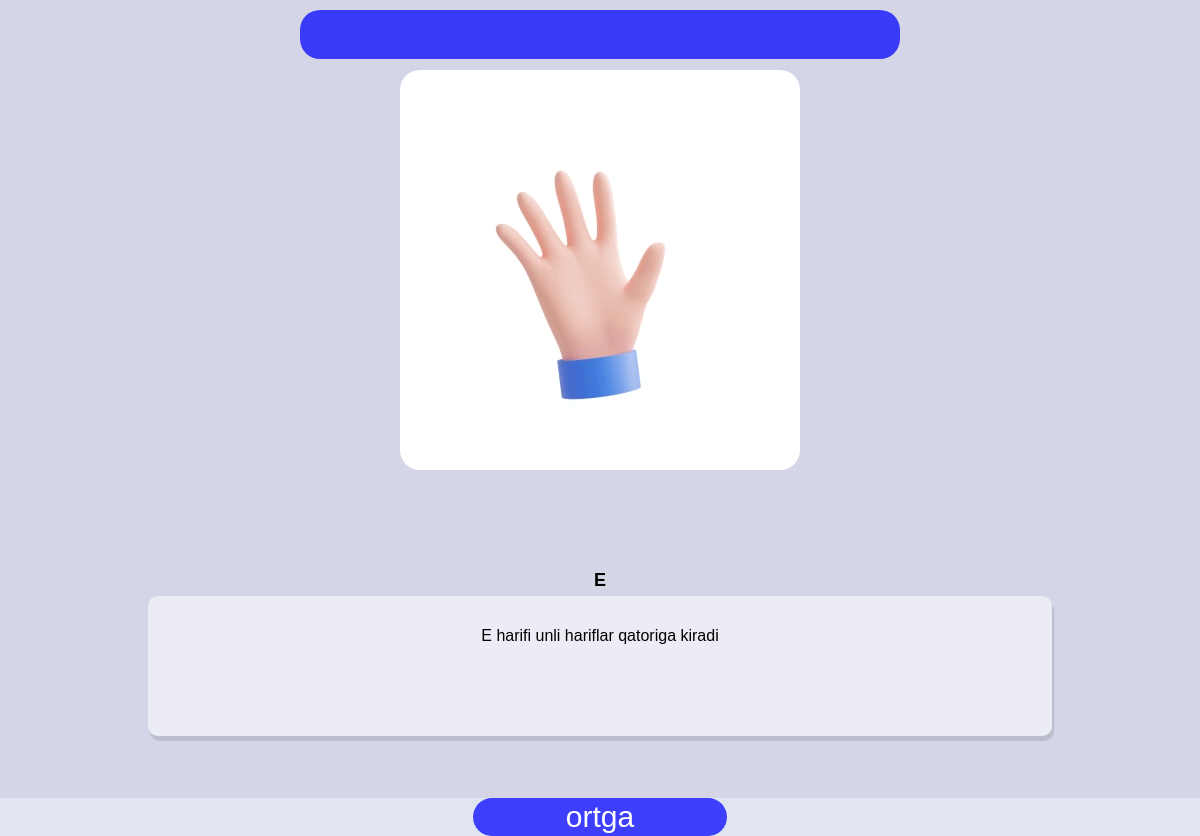
The app's page /OneSoz/13 with its own data.
### asosiy/models.py (models this page shows, shortened)
class Sozlar(models.Model):
    bolim_fk=models.ForeignKey(Bolim,on_delete=models.CASCADE)
    nom=models.CharField(max_length=70)
    izhoh=models.TextField()
    gif=models.FileField()

### asosiy/views.py (the view)
# urls.py: path('OneSoz/<int:pk>', OneSozView.as_view()),
class OneSozView(View):
    def get(self,request,pk):
        one_soz=Sozlar.objects.get(id=pk)
        data={
            'one_soz':one_soz
        }
        return render(request,'workspace.html',data)

### templates/workspace.html (shortened to what this page needs)
<!DOCTYPE html>
<html lang="en">
<head>
    {% load static %}
    <link rel="stylesheet" href="{% static 'main.css' %}">
</head>
<body>
    <header>
        <div class="box_header">
        </div>
      </header>
      <div class="work_space">
        <img src="{{one_soz.gif.url}}" alt="">
       <div class="info_content" >
        <h5>{{one_soz.nom}}</h5>
        <p>{{one_soz.izhoh}}</p>
        </div>
        </div>
        <footer>
            <a href="/sozlar/{{one_soz.bolim_fk.id}}">
            <div   class="bottom">
              <p class="bottom_back">ortga </p>
                </div>
            </a>
          </footer>
</body>
</html>

### static/main.css (style rules this page uses)
* { margin: 0; padding: 0; font-family: sans-serif ,""; text-decoration: none; }
body { background-color: #d4d6e8; }
header { position: fixed; top: 0px; width: 100%; }
header .box_header { background-color: rgba(0, 0, 255, 0.727); padding: 8px 50px; max-width: 500px; border-radius: 20px; z-index: 9999; margin:0 auto; min-height: 33.2px; margin-top: 10px; position: relative; }
.work_space { margin: 0 auto; position: relative; width: 90%; min-height: 400px; }
.work_space img { display: block; position: relative; width: 60%; max-width: 400px; min-height:100px; margin: 0 auto; border-radius: 20px; margin-top: 70px; z-index: -5555; }
.work_space h5 { font-size: large; text-align: center; margin-bottom: 5px; margin-top: 100px; font-weight: 700; margin-bottom: 5px; }
.work_space p { margin: 0 auto; background-color: #ffffff89; box-shadow: 2px 5px 1px 0px #a2a7b082; min-height: 100px; padding: 20px; border-radius: 10px; text-align: center; line-height: 40px; width: 80%; margin-bottom: 10px; }
.bottom { position: fixed; left: 0%; bottom: 0.2px; width: 100%; z-index: 9; background-color: #e9eef7a1; }
.bottom .bottom_back { max-width: 250px; padding: 2px; border-radius: 20px; background-color:rgba(0, 0, 255, 0.727) ; text-align: center; margin: 0 auto; font-size:30px ; color: #fff; }
footer { margin-bottom: 100px; }

### records on screen
Sozlar: gif (picture), nom "E", izhoh "E harifi unli hariflar qatoriga kiradi"
